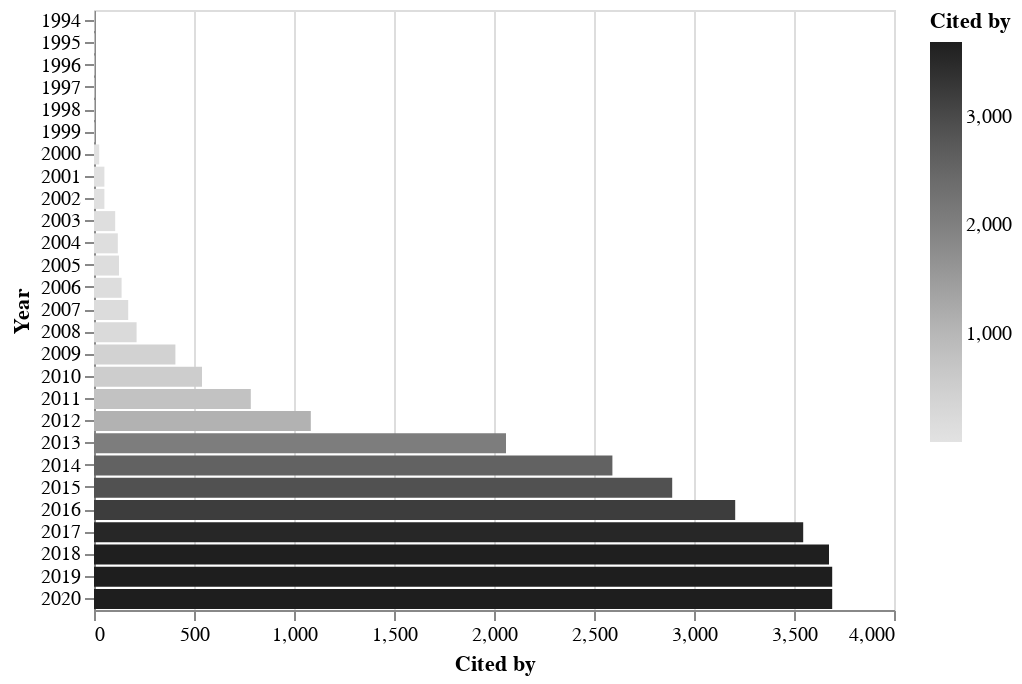

The cell this chart's notebook holds for it:
### Code cell
rdf.citations_by_year(cumulative=True).barhplot_in_altair()

### Figure 1 — Vega-Lite specification as saved in the notebook (floating-point values rounded to 4 significant figures)
{"$schema": "https://vega.github.io/schema/vega-lite/v3.4.0.json", "config": {"mark": {"tooltip": null}, "view": {"height": 300, "width": 400}}, "data": {"name": "data-7c21891c5174578ef153471c15e1d472"}, "datasets": {"data-7c21891c5174578ef153471c15e1d472": [{"Cited by": 3, "Year": 1994}, {"Cited by": 3, "Year": 1995}, {"Cited by": 3, "Year": 1996}, {"Cited by": 3, "Year": 1997}, {"Cited by": 3, "Year": 1998}, {"Cited by": 3, "Year": 1999}, {"Cited by": 26, "Year": 2000}, {"Cited by": 52, "Year": 2001}, {"Cited by": 52, "Year": 2002}, {"Cited by": 106, "Year": 2003}, {"Cited by": 119, "Year": 2004}, {"Cited by": 125, "Year": 2005}, {"Cited by": 138, "Year": 2006}, {"Cited by": 171, "Year": 2007}, {"Cited by": 213, "Year": 2008}, {"Cited by": 407, "Year": 2009}, {"Cited by": 540, "Year": 2010}, {"Cited by": 784, "Year": 2011}, {"Cited by": 1084, "Year": 2012}, {"Cited by": 2060, "Year": 2013}, {"Cited by": 2592, "Year": 2014}, {"Cited by": 2891, "Year": 2015}, {"Cited by": 3206, "Year": 2016}, {"Cited by": 3546, "Year": 2017}, {"Cited by": 3675, "Year": 2018}, {"Cited by": 3691, "Year": 2019}, {"Cited by": 3691, "Year": 2020}]}, "encoding": {"color": {"field": "Cited by", "scale": {"scheme": "greys"}, "type": "quantitative"}, "x": {"field": "Cited by", "type": "quantitative"}, "y": {"field": "Year", "sort": {"field": "Cited by:Q"}, "type": "nominal"}}, "mark": "bar"}
